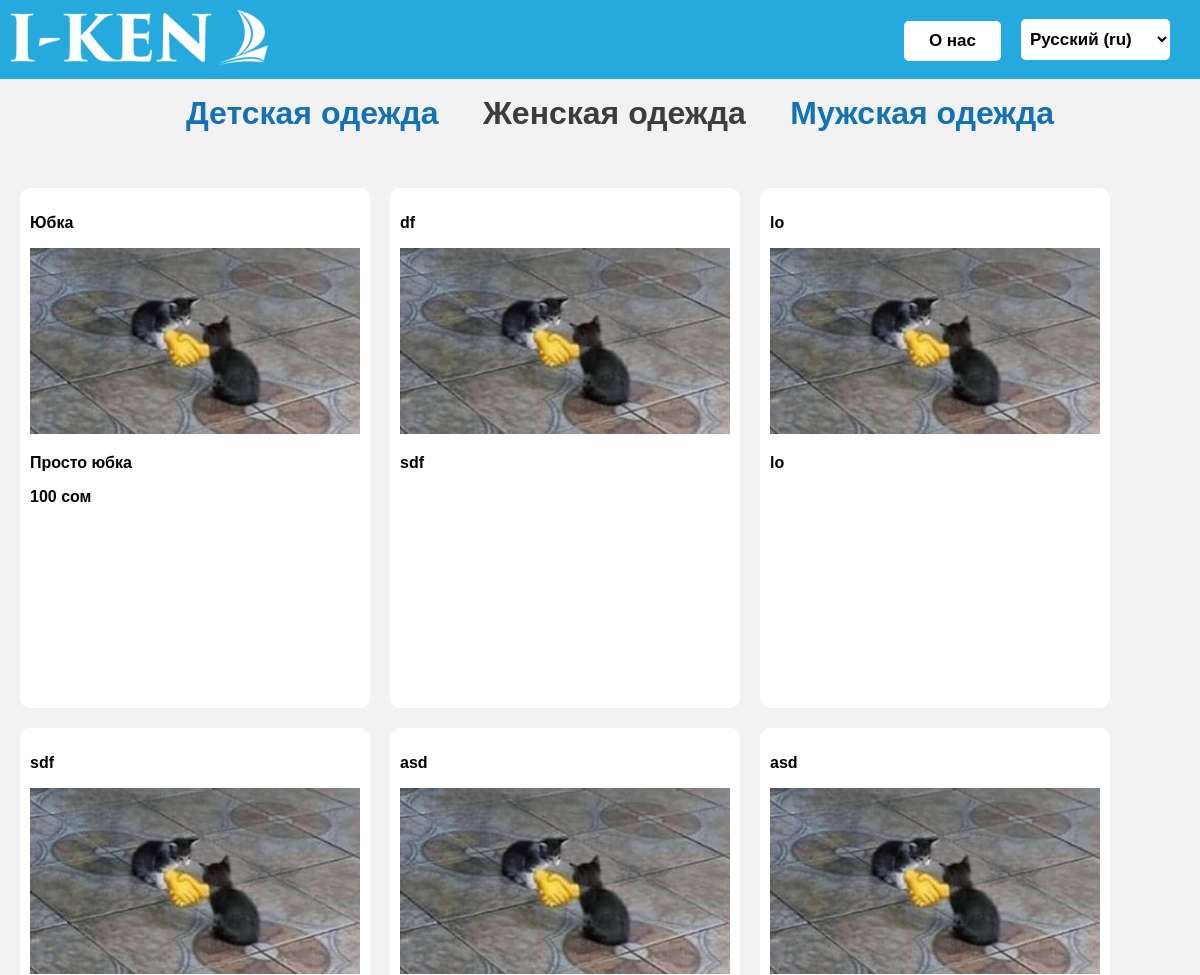
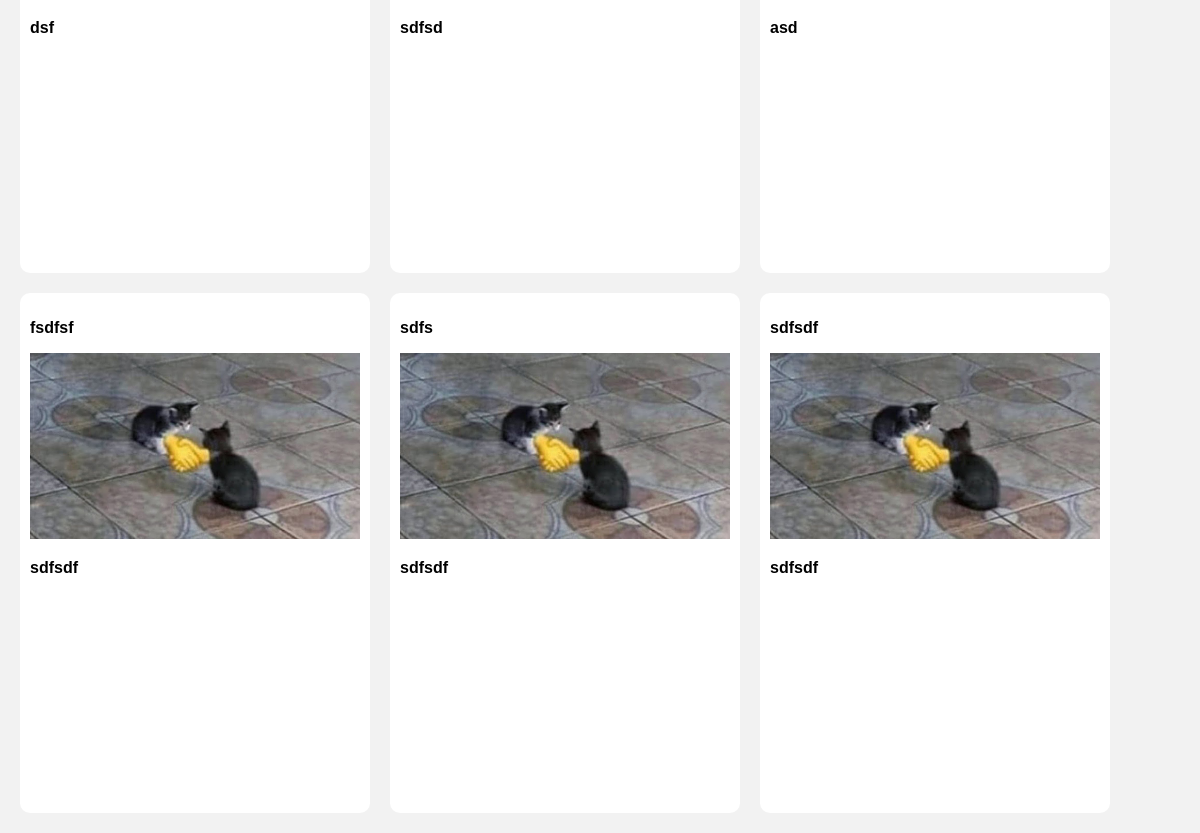
The app's page /category/2/ with its own data (2 pictures, top to bottom).
### clothes/models.py (models this page shows, shortened)
class Category(models.Model):
    name = models.CharField(max_length=100, db_index=True, verbose_name=_('Имя'))
    def get_absolute_url(self):
        return reverse("category", kwargs={"cat_id": self.pk})
    class Meta:
        verbose_name = _('Категория')
        verbose_name_plural = _('Категории')
        ordering = ['id',]

class Clothes(models.Model):
    title = models.CharField(max_length=255, verbose_name=_('Название'))
    content = models.TextField(verbose_name=_('Текст'))
    photo = models.ImageField(upload_to="photos/%Y/%m/d/", verbose_name=_('Фото'))
    price = models.CharField(max_length=255, verbose_name=_('Цена'))
    time_create = models.DateField(auto_now_add=True, verbose_name=_('Время создания'))
    time_update = models.DateField(auto_now=True, verbose_name=_('Время обновления'))
    is_published = models.BooleanField(default=True, verbose_name=_('Опубликован'))
    cat = models.ForeignKey('Category', on_delete=models.PROTECT, verbose_name=_('Категория'))
    def get_absolute_url(self):
        return reverse("clothes", kwargs={"clothes_id": self.pk})
    class Meta:
        verbose_name = _('Одежда')
        verbose_name_plural = _('Одежда')
        ordering = ['time_create', 'title']

### clothes/views.py (the view)
# urls.py: path('category/<int:cat_id>/', categories, name='category'),
def categories(request, cat_id):
    clothes = Clothes.objects.filter(cat_id = cat_id, is_published = True)
    catigories = Category.objects.all()
    con = {
        'title': 'I-Ken',
        'clothes': clothes,
        'catigories': catigories,
        'cat_id': cat_id,
    }
    return render(request, 'clothes/categories.html', context=con)

### clothes/templates/clothes/categories.html
{% extends 'clothes/base.html' %}
{% load static %}
{% load i18n %}
{% block content %}
<header class="cat_link_bar">
    <ul>
        {% for c in catigories %}
	        {% if c.pk == cat_id %}
	        	<li class="selected">{{c.name}}</li>
	        {% else %}
	        	<li><a href="{{ c.get_absolute_url }}">{{c.name}}</a></li>
	        {% endif %}
        {% endfor %}
    </ul>
</header>
<div class="digrid">
    {% for p in clothes %}
    <a href="{{ p.get_absolute_url }}" class="aitem">
        <div class="ditem">
            <p>{{ p.title }}</p>
            {% if p.photo %}
                <p><img src="{{p.photo.url}}" class="dimg"></p>
            {% endif %}
            <p>{{ p.content|truncatewords:20 }}</p>
            <p>{{ p.price }}</p>
        </div>
    </a>
    {% endfor %}
</div>
{% endblock %}

### clothes/templates/clothes/base.html (shortened to what this page needs)
{% load static %}
{% load i18n %}
<!DOCTYPE html>
<html>
<head>
    <link type="text/css" href="{% static 'clothes/css/styles.css'%}" rel="stylesheet" />
</head>
<body>
<header class="bar">
<a href="{% url 'main' %}" class="logo"><img src="{% static 'clothes/images/logo.png'%}"></a>
<a href="{% url 'about' %}" class="a_large"><button>{% trans "О нас" %}</button></a>
<div class="lang_button">
    <form action="{% url 'set_language' %}" method="post">{% csrf_token %}
        <select name="language" onchange="this.form.submit()">
            {% get_current_language as LANGUAGE_CODE %}
            {% get_available_languages as LANGUAGES %}
            {% get_language_info_list for LANGUAGES as languages %}
            {% for language in languages %}
                <option value="{{ language.code }}"{% if language.code == LANGUAGE_CODE %} selected{% endif %}>
                    {{ language.name_local }} ({{ language.code }})
                </option>
            {% endfor %}
        </select>
    </form>
</div>
</header>
{% block content %}
{% endblock %}
</body>
</html>

### clothes/static/clothes/css/styles.css (style rules this page uses)
html, body { font-family: sans-serif; font-weight: bold; background-color: #f2f2f2; padding: 0; margin: 0; }
.bar { display: flex; background-color: #26aadd; justify-content: flex-end; align-items: center; padding: 10px; width: auto; }
.logo { margin-right: auto; }
.a_large { text-decoration: none; color: black; font-size: 30px; }
button { padding: 10px 25px; background-color: rgba(255, 255, 255, 1); border: none; border-radius: 5px; cursor: pointer; transition: all 0.3s ease 0s; font-size: 17px; font-family: sans-serif; font-weight: 700; }
.lang_button { padding: 0px 20px; }
select { padding: 10px 5px; background-color: rgba(255, 255, 255, 1); border: none; border-radius: 5px; font-size: 17px; font-family: sans-serif; font-weight: 700; cursor: pointer; }
.digrid { display: inline-flex; flex-wrap: wrap; flex-direction: row; margin: 10px; width: auto; max-width: 2000px; padding: 10px; margin: 20px auto 0 auto; }
.ditem { background-color: white; padding: 10px; border-radius: 10px; height: 500px; }
.aitem { text-decoration: none; color: black; align-items: center; margin: 10px; width: 350px; }
.dimg { width: 100%; height: 100%; }
.cat_link_bar { display: flex; justify-content: center; align-items: center; }
.cat_link_bar li { display: inline-block; padding: 0px 20px; }
.cat_link_bar a { text-decoration: none; color: #1372b5; font-size: 200%; }
.selected { color: rgb(60, 60, 60); font-size: 200%; }

### records on screen
Category: name "Детская одежда"
Category: name "Женская одежда"
Category: name "Мужская одежда"
Clothes: title "Юбка", photo (placeholder picture), content "Просто юбка", price "100 сом"
Clothes: title "df", photo (placeholder picture), content "sdf"
Clothes: title "lo", photo (placeholder picture), content "lo"
Clothes: title "sdf", photo (placeholder picture), content "dsf"
Clothes: title "asd", photo (placeholder picture), content "sdfsd"
Clothes: title "asd", photo (placeholder picture), content "asd"
Clothes: title "fsdfsf", photo (placeholder picture), content "sdfsdf"
Clothes: title "sdfs", photo (placeholder picture), content "sdfsdf"
Clothes: title "sdfsdf", photo (placeholder picture), content "sdfsdf"

### other values on screen
form field language "Русский (ru)"
